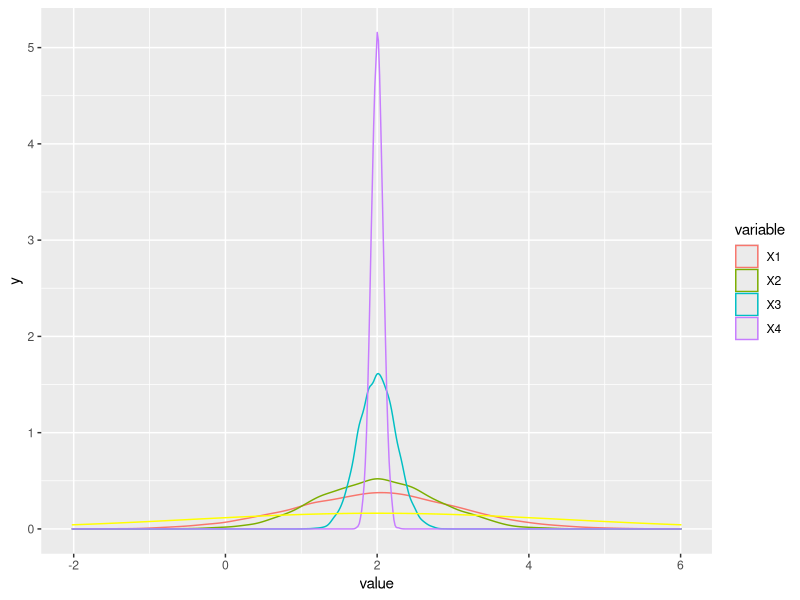

R code for this plot:
set.seed(1)
library(ggplot2)
library(reshape2)

n <- c(5, 10, 100, 1000)
mi <- 2
sigma <- sqrt(6)

X <- matrix(nrow=10000, ncol=length(n))


for (i in 1:10000) {
  for (j in 1:length(n)) {
    X[i, j] <- sum(rnorm(n[j], mi, sigma)) / n[j]
  }
}

data <- melt(data.frame(X))

plot <- ggplot(data, aes(x=value, color=variable)) + geom_density() +
  stat_function(fun = dnorm, args = list(mean = mi, sd = sigma), color="yellow")
plot(plot)

m <- vector(length = length(n))
v <- vector(length = length(n))
calculations <- vector(length = length(n))
for (j in 1:length(n)) {
  m[j] <- mean(X[, j])
  v[j] <- var(X[, j])
  calculations[j] <- sigma^2/n[j]
}

m  # should be equal to mi
v  # should be equal to calculations
calculations
